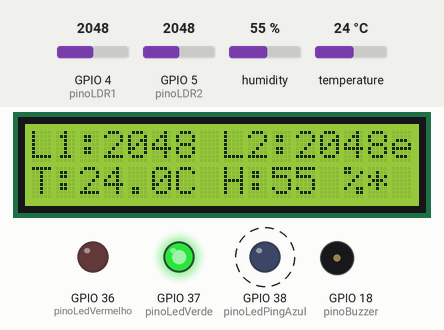
Simulated run of this sketch. Board: ESP32-S3. Parts: 16×2 character LCD, output pins drawn as LEDs (lit = HIGH), buzzer (waves = sounding). Dashed ring = blinking. The inputs (shaded band) are chosen by the test bench; at power-on: humidity 55 %, GPIO 4 (pinoLDR1) = 2048, GPIO 5 (pinoLDR2) = 2048, temperature 24 °C.

Above: at 2.29 s.
2.3 s: humidity set to 22 %
4.1 s: GPIO 4 (pinoLDR1) set to 1960
At 4.63 s:
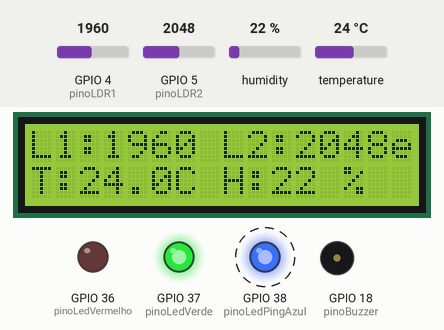
6.0 s: GPIO 5 (pinoLDR2) set to 1960
At 6.15 s:
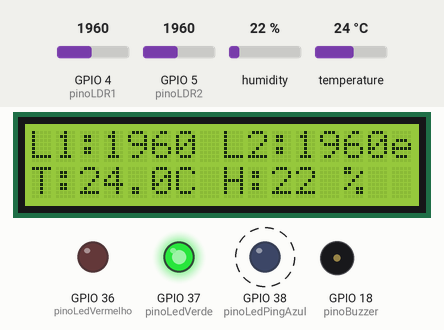
7.5 s: temperature set to 12 °C
At 10.73 s:
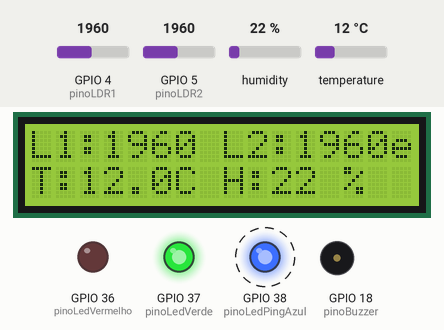
12.0 s: GPIO 4 (pinoLDR1) set to 2040
At 12.15 s:
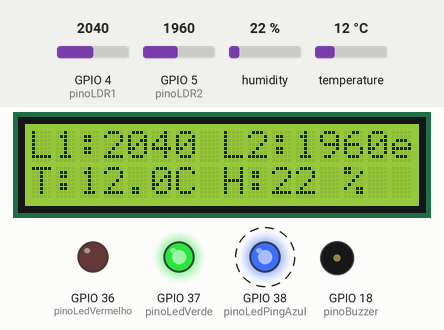
13.5 s: GPIO 5 (pinoLDR2) set to 2040
At 13.79 s:
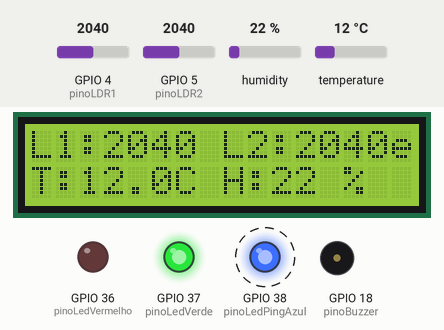
Timing chart, 0 to 16.0 s (numbered marks = the images above; inputs shaded):
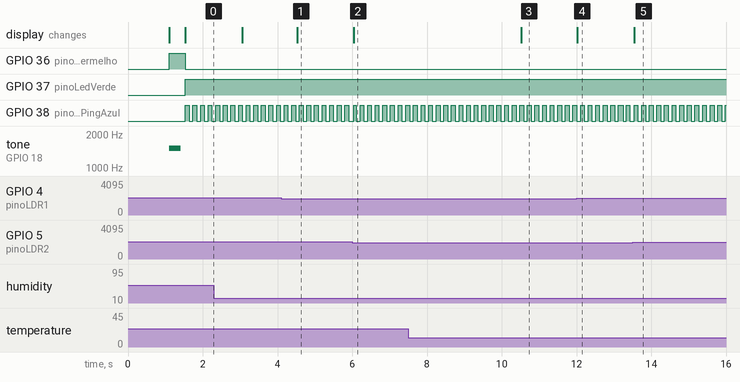

Measured:
- after the input at 4.1 s, the display: changes after 0.43 s (image 1)
- after the input at 6.0 s, the display: changes at once (image 2)
- after the input at 7.5 s, the display: changes after 3.0 s (image 3)
- after the input at 12.0 s, the display: changes at once (image 4)
- after the input at 13.5 s, the display: changes at once (image 5)
- by itself, GPIO 38 (pinoLedPingAzul): alternates HIGH for 0.10 s and LOW for 0.10 s

The sketch:

esp32_s3__MASTER.ino
```cpp
// ============================================================================
// NOME DO PROJETO: Sistema Multiversatio
// PLACA: Master ESP32-S3
// OBJETIVO: Ler sensores e enviar via ESP-NOW com recuperação robusta de LCD I2C
// ============================================================================

#include <WiFi.h>              // Inclui a biblioteca para controle das funções WiFi do ESP32
#include <esp_now.h>           // Inclui a biblioteca do protocolo de comunicação ESP-NOW
#include <esp_wifi.h>          // Inclui a biblioteca para configurações de hardware do rádio WiFi
#include <Wire.h>              // Inclui a biblioteca para comunicação no barramento I2C
#include <LiquidCrystal_I2C.h> // Inclui a biblioteca para controle do Display LCD via módulo I2C
#include <DHT.h>               // Inclui a biblioteca para leitura do sensor de temperatura e umidade

// --- MAPEAMENTO DE PINOS ADAPTADO PARA ESP32-S3 ---
const int pinoLedVermelho = 36; // Define o pino GPIO 36 para controle do LED de alerta Vermelho
const int pinoLedVerde    = 37; // Define o pino GPIO 37 para controle do LED de status Verde
const int pinoLedPingAzul = 38; // Define o pino GPIO 38 para controle do LED indicador de transmissão Azul
const int pinoBuzzer      = 18; // Define o pino GPIO 18 para controle do buzzer de aviso sonoro
const int pinoDHT         = 7;  // Define o pino GPIO 7 para o barramento de dados do sensor DHT11
const int pinoLDR1        = 4;  // Define o pino GPIO 4 (Entrada Analógica) para o primeiro sensor de luz LDR
const int pinoLDR2        = 5;  // Define o pino GPIO 5 (Entrada Analógica) para o segundo sensor de luz LDR
// Pinos I2C: SDA fixado no GPIO 8 e SCL fixado no GPIO 9

// --- CONFIGURAÇÃO DOS SENSORES E PERIFÉRICOS ---
#define DHTTYPE DHT11                  // Define o modelo físico do sensor climátco como DHT11
DHT dht(pinoDHT, DHTTYPE);             // Inicializa o objeto dht passando o pino de dados e o modelo
LiquidCrystal_I2C lcd(0x27, 16, 2);    // Inicializa o LCD I2C no endereço padrão 0x27, com 16 colunas e 2 linhas

// --- MAC REAL DO SEU RECEPTOR ESP32-S3 V ---
uint8_t macReceptorReal[] = {0xA4, 0xCB, 0x8F, 0xD4, 0xAB, 0x34}; // Endereço físico do receptor de destino

// --- ESTRUTURA DE DADOS (STRUCT) ---
typedef struct struct_mensagem {
  int ldr1;          // Variável para armazenar a leitura bruta do LDR 1
  int ldr2;          // Variável para armazenar a leitura bruta do LDR 2
  int mediaLdr;      // Variável para armazenar a média calculada dos dois LDRs
  float temperatura; // Variável de ponto flutuante para armazenar a temperatura medida
  float humidade;    // Variável de ponto flutuante para armazenar a umidade medida
} struct_mensagem;

struct_mensagem meusDados;        // Cria uma instância da estrutura chamada meusDados para armazenar os envios
esp_now_peer_info_t informacoesPeer; // Cria o objeto que armazenará os dados de pareamento do receptor (Peer)

// --- VARIÁVEIS DE CONTROLE DE TEMPO (MILLIS) ---
unsigned long ultimoEnvio         = 0;    // Guarda o tempo do último pacote enviado via rádio
const int intervaloEnvio          = 1500; // Define o intervalo de transmissão dos dados para 1.5 segundos
unsigned long tempoUltimoBipErro   = 0;    // Guarda o tempo do último bipe emitido pelo alarme de falha
unsigned long tempoUltimoPiscaErro = 0;    // Guarda o tempo da última alternância de estado do LED vermelho

// --- FLAGS DE ESTADO DO SISTEMA ---
bool envioSucesso  = false; // Armazena o resultado da confirmação de entrega do pacote (ACK)
bool erroSensorDHT = false; // Flag que indica se o sensor DHT11 está desconectado ou quebrado

// --- ROTINA ANTI-CONGELAMENTO E ANTI-CARACTERES ESTRANHOS ROBUSTA PARA DISPLAY I2C ---
void verificarErepararDisplayI2C() {
  Wire.beginTransmission(0x27);         // Inicia uma comunicação teste com o endereço físico do LCD
  byte erroI2C = Wire.endTransmission(); // Encerra a transmissão e captura o código de retorno/erro

  // Se o display não responder (erro diferente de 0), ele travou, perdeu energia ou desconectou
  if (erroI2C != 0) {
    Serial.println("Alerta: Falha ou ruído no LCD I2C detectado! Reiniciando barramento...");

    Wire.end();        // Fecha de forma absoluta o barramento I2C que sofreu a pane elétrica
    delay(20);         // Janela de atraso para descarregar qualquer estática dos pinos físicos
    Wire.begin(8, 9);  // Inicializa novamente o barramento I2C mapeando explicitamente SDA (8) e SCL (9)
    delay(20);         // Aguarda a estabilização das linhas de clock e dados (Pull-ups)

    lcd.init();        // Força o controlador interno do display (HD44780/PCF8574) a resetar via hardware
    lcd.backlight();   // Liga novamente a luz de fundo que foi desligada no reset

    // --- BLINDAGEM CONTRA CARACTERES ESTRANHOS FANTASMAS ---
    lcd.clear();       // Limpa o buffer de caracteres gerados por picos de energia
    lcd.home();        // Força a reinicialização e ancoragem estável do cursor na posição (0,0)
    lcd.print("Display Reset!"); // Imprime aviso local de recuperação
    delay(300);        // Janela estável para leitura do operador antes do loop de telemetria
    lcd.clear();       // Deixa a tela perfeitamente limpa para receber as novas strings estáveis
  }
}

// --- CALLBACK DE ENVIO DO ESP-NOW ---
void OnDataSent(const uint8_t *mac_addr, esp_now_send_status_t status) {
  envioSucesso = (status == ESP_NOW_SEND_SUCCESS); // Define a flag como verdadeira se o receptor acusou recebimento
}

void setup() {
  Serial.begin(115200); // Inicializa a comunicação serial para monitoramento via PC a 115200 bps
  delay(1000);          // Aguarda um segundo para estabilização de tensões lógicas da placa

  // Garante a leitura correta de 0V a 3.3V nos pinos analógicos do S3
  analogSetAttenuation(ADC_11db); // Configura o atenuador do conversor ADC para ler a faixa total de tensão

  // Configuração das portas digitais como saídas
  pinMode(pinoLedVermelho, OUTPUT);  // Configura a porta do LED vermelho como saída digital
  pinMode(pinoLedVerde, OUTPUT);     // Configura a porta do LED verde como saída digital
  pinMode(pinoLedPingAzul, OUTPUT); // Configura a porta do LED azul (ping) como saída digital
  pinMode(pinoBuzzer, OUTPUT);       // Configura a porta do buzzer ativo como saída digital

  // Inicializa os atuadores desligados
  digitalWrite(pinoBuzzer, LOW);       // Garante que o alarme sonoro inicia desligado
  digitalWrite(pinoLedVermelho, LOW);  // Garante que o LED de erro inicia desligado
  digitalWrite(pinoLedVerde, LOW);     // Garante que o LED de link inicia desligado
  digitalWrite(pinoLedPingAzul, LOW); // Garante que o LED de atividade inicia desligado

  // Inicializa o barramento I2C forçando explicitamente SDA=8 e SCL=9 no S3
  Wire.begin(8, 9);

  lcd.init();          // Inicializa o módulo LCD pela primeira vez
  lcd.backlight();     // Ativa a luz de fundo do painel
  lcd.clear();         // Limpa qualquer dado residual da tela
  lcd.print("Master S3 Online"); // Exibe a mensagem de inicialização bem-sucedida do transmissor

  dht.begin(); // Inicializa o sensor climático DHT11

  // Inicialização do rádio WiFi e ESP-NOW
  WiFi.mode(WIFI_STA); // Configura o rádio do chip obrigatoriamente no modo Station (Estação)

  if (esp_now_init() != ESP_OK) { // Inicializa o protocolo ESP-NOW e checa se ocorreu erro crítico
    ESP.restart(); // Se o rádio falhar na largada, força a placa a reiniciar por software
  }

  esp_now_register_send_cb((esp_now_send_cb_t)OnDataSent); // Vincula a função OnDataSent para monitorar envios
  esp_wifi_set_channel(1, WIFI_SECOND_CHAN_NONE);          // Tranca o rádio no Canal 1 para evitar ruídos

  // Configura os parâmetros do receptor (Peer)
  memset(&informacoesPeer, 0, sizeof(informacoesPeer));        // Limpa a região de memória do objeto peer
  memcpy(informacoesPeer.peer_addr, macReceptorReal, 6);       // Injeta o endereço MAC do receptor na configuração
  informacoesPeer.channel = 1;                                 // Define que a transmissão ocorrerá no canal 1
  informacoesPeer.encrypt = false;                             // Desativa criptografia para otimizar velocidade

  if (esp_now_add_peer(&informacoesPeer) != ESP_OK) { // Adiciona o receptor à lista de dispositivos pareados
    return; // Caso ocorra erro ao cadastrar o parceiro de rede, aborta a rotina
  }
}

void loop() {
  unsigned long tempoAtual = millis(); // Captura o tempo atual de execução do microcontrolador

  // --- LEITURA DO SENSOR DE TEMPERATURA E UMIDADE ---
  float h = dht.readHumidity();    // Executa a leitura da umidade atualizada
  float t = dht.readTemperature(); // Executa a leitura da temperatura atualizada

  if (isnan(h) || isnan(t)) { // Verifica se a leitura retornou um valor inválido (Not a Number)
    erroSensorDHT = true;          // Ativa a flag indicando avaria física no sensor de clima
    meusDados.temperatura = -99.0; // Injeta o valor padrão -99.0 indicando erro para o receptor
    meusDados.humidade    = -99.0; // Injeta o valor padrão -99.0 indicando erro para o receptor
  } else {
    erroSensorDHT = false;       // Desativa a flag indicando que as leituras estão operando normalmente
    meusDados.temperatura = t;   // Armazena a temperatura real lida dentro da estrutura de mensagem
    meusDados.humidade    = h;   // Armazena a umidade real lida dentro da estrutura de mensagem
  }

    // --- LEITURA DOS SENSORES DE LUZ (LDR) ---
  meusDados.ldr1     = analogRead(pinoLDR1);                  // Lê o conversor analógico do LDR 1 (0 a 4095)
  meusDados.ldr2     = analogRead(pinoLDR2);                  // Lê o conversor analógico do LDR 2 (0 a 4095)
  meusDados.mediaLdr = (meusDados.ldr1 + meusDados.ldr2) / 2; // Calcula a média matemática dos dois pontos de leitura

  // --- BLOCO DE ENVIO E ATUALIZAÇÃO DO DISPLAY LCD LOCAL ---
  if (tempoAtual - ultimoEnvio > intervaloEnvio) { // Executa o bloco se o intervalo de 1.5s foi atingido
    ultimoEnvio = tempoAtual;                      // Atualiza a marca temporal do último ciclo de envio

    // Testa, limpa e força o reset elétrico do LCD se houver congelamento por ruído
    verificarErepararDisplayI2C();

    lcd.setCursor(0, 0); // Posiciona o cursor na coluna 0 da linha 1
    lcd.printf("L1:%-4d L2:%-4d", meusDados.ldr1, meusDados.ldr2); // Exibe as leituras brutas de luz formatadas

    lcd.setCursor(0, 1); // Posiciona o cursor na coluna 0 da linha 2
    if (erroSensorDHT) {
      lcd.print("ERRO NO DHT11   "); // Caso a flag de erro esteja alta, avisa o operador no display local
    } else {
      if (envioSucesso) {
        lcd.printf("T:%-4.1fC H:%-3.0f%% ", meusDados.temperatura, meusDados.humidade); // Exibe clima com status OK
      } else {
        lcd.printf("T:%-4.1fC H:%-3.0f%%*", meusDados.temperatura, meusDados.humidade); // Adiciona asterisco se houver queda de sinal
      }
    }

    esp_now_send(macReceptorReal, (uint8_t *) &meusDados, sizeof(meusDados)); // Despacha a struct via rádio para o receptor
  }

  // --- MÁQUINA DE ALERTAS (SEM BLOQUEIOS) ---
  if (erroSensorDHT) { // Se houver erro físico no sensor local DHT11
    digitalWrite(pinoLedVerde, LOW);    // Apaga imediatamente o LED indicador de estabilidade
    digitalWrite(pinoLedPingAzul, LOW); // Apaga o LED indicador de atividade de transmissão

    if (tempoAtual - tempoUltimoPiscaErro > 250) { // Cria o oscilador de pisca-pisca do LED vermelho a cada 250ms
      tempoUltimoPiscaErro = tempoAtual;            // Sincroniza o tempo do oscilador visual
      digitalWrite(pinoLedVermelho, !digitalRead(pinoLedVermelho)); // Inverte o estado do LED vermelho
    }
    if (tempoAtual - tempoUltimoBipErro > 2000) { // Dispara um bipe duplo de alerta curto a cada 2 segundos
      tempoUltimoBipErro = tempoAtual;             // Sincroniza o tempo do oscilador sonoro
      tone(pinoBuzzer, 1800, 150);                 // Emite um bipe agudo com duração estável de 150ms
    }
  }
  else if (!envioSucesso) { // Se o rádio não receber confirmação de entrega do Receptor (Link Caído)
    digitalWrite(pinoLedVerde, LOW);     // Desliga o LED indicador de comunicação activa
    digitalWrite(pinoLedVermelho, HIGH); // Força o LED vermelho a ficar aceso de forma fixa (Erro de Sinal)
    digitalWrite(pinoLedPingAzul, LOW);  // Desliga o LED azul de transmissão ativo

    if (tempoAtual - tempoUltimoBipErro > 1000) { // Emite um aviso sonoro contínuo e longo de 1 em 1 segundo
      tone(pinoBuzzer, 1500, 300);                // Emite som de falha na rede de 1500Hz com duração de 300ms
      tempoUltimoBipErro = tempoAtual;            // Sincroniza o tempo do alarme de rede
    }
  }
  else { // Se o sistema estiver com os sensores operando e a rede sem fio conectada com sucesso
    digitalWrite(pinoLedVerde, HIGH);    // Acende o LED verde de forma contínua indicando sucesso absoluto
    digitalWrite(pinoLedVermelho, LOW);  // Garante que o LED vermelho de erros permanece apagado

    tempoUltimoBipErro = 0; // Zera a marca temporal garantindo disparo sonoro imediato se o sinal cair repentinamente

    static unsigned long ultimoPiscaPing = 0; // Cria a variável estática local para controlar o LED indicador azul
    if (tempoAtual - ultimoPiscaPing > 100) { // Cria o oscilador rápido de atividade de rede (100ms)
      ultimoPiscaPing = tempoAtual;            // Sincroniza a marca do ping
      digitalWrite(pinoLedPingAzul, !digitalRead(pinoLedPingAzul)); // Alterna o LED azul gerando efeito pulsar rápido
    }
  }

  delay(1); // Micro-atraso estável de 1 milissegundo para alimentar o Watchdog do RTOS do ESP32-S3
}
```
